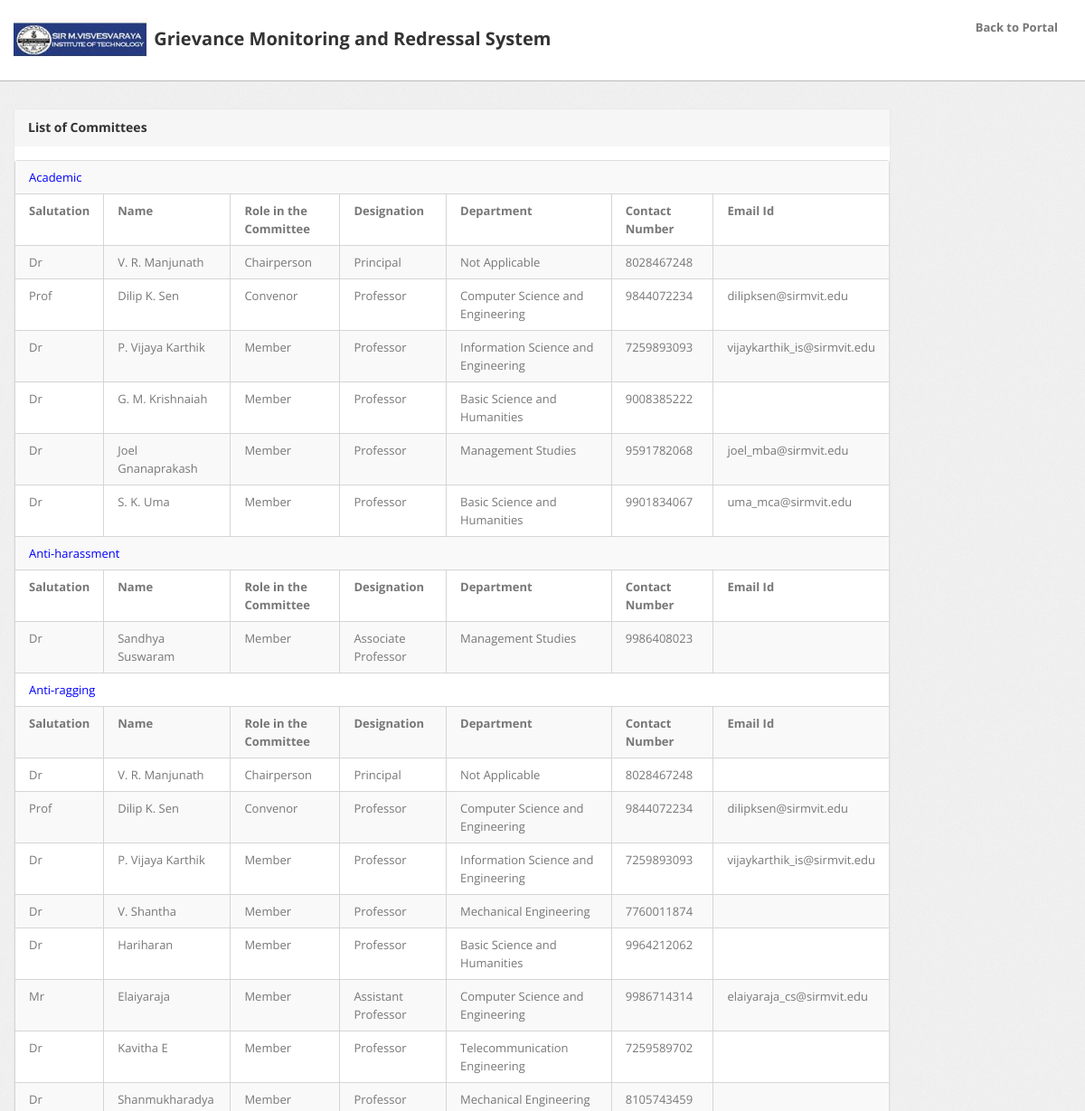
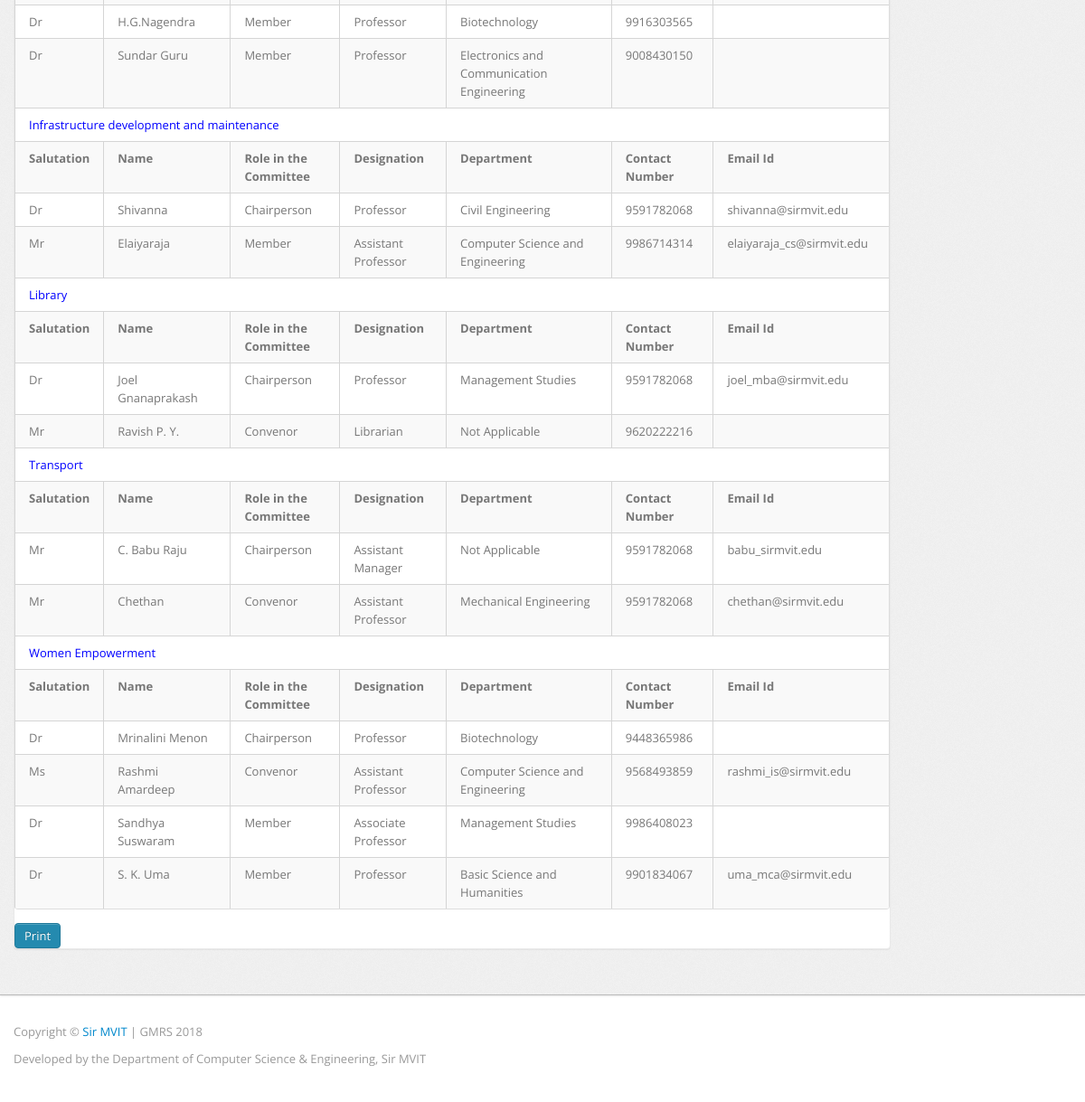
Page /committee-list/index.php on the earlier database version (2 pictures, top to bottom).
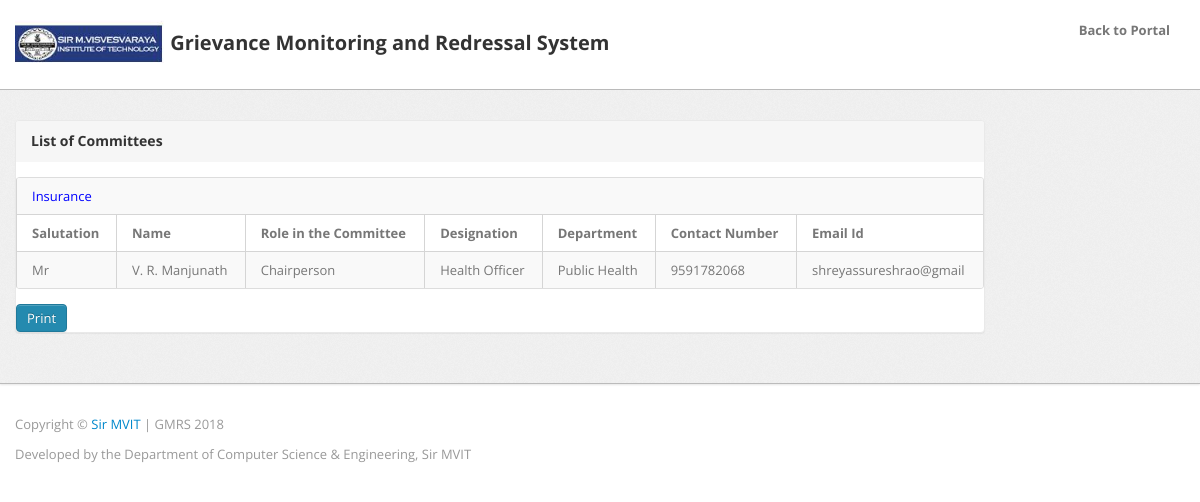
Same page on the later database version.
### tables this page shows
CREATE TABLE `committee` (
  `id` int(11) NOT NULL,
  `committeeName` varchar(255) NOT NULL,
  `committeeDescription` tinytext NOT NULL,
  `loginName` varchar(255) NOT NULL,
  `password` varchar(255) NOT NULL,
  `email` varchar(255) DEFAULT NULL,
  `mobile` bigint(11) DEFAULT NULL,
  `postingDate` timestamp NOT NULL DEFAULT current_timestamp(),
  `updationDate` varchar(255) NOT NULL
);

CREATE TABLE `member` (
  `id` int(11) NOT NULL,
  `salutation` varchar(10) NOT NULL DEFAULT 'Prof.',
  `name` varchar(255) NOT NULL,
  `designation` varchar(255) NOT NULL,
  `department` varchar(255) NOT NULL,
  `contactNo` bigint(11) NOT NULL,
  `emailId` varchar(255) NOT NULL,
  `url` varchar(255) NOT NULL,
  `postingDate` timestamp NOT NULL DEFAULT current_timestamp(),
  `updationDate` varchar(255) NOT NULL
);

### committee-list/index.php (the view, shortened to what this page needs)
<?php
include('include/config.php');
?>
<!DOCTYPE html>
<html lang="en">
<head>
	<link type="text/css" href="bootstrap/css/bootstrap.min.css" rel="stylesheet">
	<link type="text/css" href="bootstrap/css/bootstrap-responsive.min.css" rel="stylesheet">
	<link type="text/css" href="css/theme.css" rel="stylesheet">
	<link type="text/css" href="images/icons/css/font-awesome.css" rel="stylesheet">
</head>
<body>
<?php include('include/header.php');?>
	<div class="wrapper">
		<div class="container">
			<div class="row">
			<div class="span10">
					<div class="content">
	<div id="report">
	<div class="module">
							<div class="module-head">
								<h3>List of Committees
								 </h3>
							</div>
							<div class="module-body table">
								<table cellpadding="0" cellspacing="0" border="0" class="datatable-1 table table-bordered table-striped	 display" >
<tbody>
<?php
$query=mysqli_query($bd,"SELECT c.committeeName, m.salutation,m.name,cm.role, m.designation,m.department,m.contactNo,m.emailId FROM committee c, member m, `committee-member-mapping` cm WHERE c.id=cm.committeeId and cm.memberId=m.id ORDER BY c.committeeName, cm.role ASC");
$previousCommitteeName='OLD';
while($row=mysqli_fetch_array($query))
{
	$currentCommitteeName = $row['committeeName'];
	if($currentCommitteeName != $previousCommitteeName)
	{
?>
										<tr>
											<td colspan="7" style="color:blue"><?php echo htmlentities($currentCommitteeName); ?></td>
										</tr>
										<tr>
											<th>Salutation</th>
											<th>Name</th>
											<th>Role in the Committee</th>
											<th>Designation</th>
											<th>Department</th>
											<th>Contact Number</th>
											<th>Email Id</th>
											</tr>
										<tr>
											<td><?php echo htmlentities($row['salutation']);?></td>
											<td><?php echo htmlentities($row['name']);?></td>
											<td><?php echo htmlentities($row['role']);?></td>
											<td><?php echo htmlentities($row['designation']);?></td>
											<td><?php echo htmlentities($row['department']);?></td>
											<td><?php echo htmlentities($row['contactNo']);?></td>
											<td><?php echo htmlentities($row['emailId']);?></td>
											</tr>
										<?php  $previousCommitteeName = $row['committeeName']; }
										else { ?>
										<tr>
											<td><?php echo htmlentities($row['salutation']);?></td>
											<td><?php echo htmlentities($row['name']);?></td>
											<td><?php echo htmlentities($row['role']);?></td>
											<td><?php echo htmlentities($row['designation']);?></td>
											<td><?php echo htmlentities($row['department']);?></td>
											<td><?php echo htmlentities($row['contactNo']);?></td>
											<td><?php echo htmlentities($row['emailId']);?></td>
											</tr>
										<?php } ?>
										<?php } ?>
										</tbody>
								</table>
							</div>
							<button type="button" id="generateReportAsPDF" name="generateReportAsPDF" class="btn btn-primary" onClick="openPopUp();">Print</button>
						</div>
</div>
					</div>
				</div>
			</div>
		</div>
	</div>
	<?php include('include/footer.php');?>
</body>

Differences in the rows shown:
removed committee-member-mapping: committeeId.committeeName "Academic", memberId.salutation "Dr", memberId.name "V. R. Manjunath", role "Chairperson", memberId.designation "Principal", memberId.department "Not Applicable", memberId.contactNo "8028467248"
removed committee-member-mapping: memberId.salutation "Prof", memberId.name "Dilip K. Sen", role "Convenor", memberId.designation "Professor", memberId.department "Computer Science and Engineering", memberId.contactNo "9844072234", memberId.emailId "dilipksen@sirmvit.edu"
removed committee-member-mapping: memberId.salutation "Dr", memberId.name "P. Vijaya Karthik", role "Member", memberId.designation "Professor", memberId.department "Information Science and Engineering", memberId.contactNo "7259893093", memberId.emailId "vijaykarthik_is@sirmvit.edu"
removed committee-member-mapping: memberId.salutation "Dr", memberId.name "G. M. Krishnaiah", role "Member", memberId.designation "Professor", memberId.department "Basic Science and Humanities", memberId.contactNo "9008385222"
removed committee-member-mapping: memberId.salutation "Dr", memberId.name "Joel Gnanaprakash", role "Member", memberId.designation "Professor", memberId.department "Management Studies", memberId.contactNo "9591782068", memberId.emailId "joel_mba@sirmvit.edu"
removed committee-member-mapping: memberId.salutation "Dr", memberId.name "S. K. Uma", role "Member", memberId.designation "Professor", memberId.department "Basic Science and Humanities", memberId.contactNo "9901834067", memberId.emailId "uma_mca@sirmvit.edu"
removed committee-member-mapping: committeeId.committeeName "Anti-harassment", memberId.salutation "Dr", memberId.name "Sandhya Suswaram", role "Member", memberId.designation "Associate Professor", memberId.department "Management Studies", memberId.contactNo "9986408023"
removed committee-member-mapping: committeeId.committeeName "Anti-ragging", memberId.salutation "Dr", memberId.name "V. R. Manjunath", role "Chairperson", memberId.designation "Principal", memberId.department "Not Applicable", memberId.contactNo "8028467248"
removed committee-member-mapping: memberId.salutation "Prof", memberId.name "Dilip K. Sen", role "Convenor", memberId.designation "Professor", memberId.department "Computer Science and Engineering", memberId.contactNo "9844072234", memberId.emailId "dilipksen@sirmvit.edu"
removed committee-member-mapping: memberId.salutation "Dr", memberId.name "P. Vijaya Karthik", role "Member", memberId.designation "Professor", memberId.department "Information Science and Engineering", memberId.contactNo "7259893093", memberId.emailId "vijaykarthik_is@sirmvit.edu"
removed committee-member-mapping: memberId.salutation "Dr", memberId.name "V. Shantha", role "Member", memberId.designation "Professor", memberId.department "Mechanical Engineering", memberId.contactNo "7760011874"
removed committee-member-mapping: memberId.salutation "Dr", memberId.name "Hariharan", role "Member", memberId.designation "Professor", memberId.department "Basic Science and Humanities", memberId.contactNo "9964212062"
removed committee-member-mapping: memberId.salutation "Mr", memberId.name "Elaiyaraja", role "Member", memberId.designation "Assistant Professor", memberId.department "Computer Science and Engineering", memberId.contactNo "9986714314", memberId.emailId "elaiyaraja_cs@sirmvit.edu"
removed committee-member-mapping: memberId.salutation "Dr", memberId.name "Kavitha E", role "Member", memberId.designation "Professor", memberId.department "Telecommunication Engineering", memberId.contactNo "7259589702"
removed committee-member-mapping: memberId.salutation "Dr", memberId.name "Shanmukharadya", role "Member", memberId.designation "Professor", memberId.department "Mechanical Engineering", memberId.contactNo "8105743459"
removed committee-member-mapping: memberId.salutation "Dr", memberId.name "H.G.Nagendra", role "Member", memberId.designation "Professor", memberId.department "Biotechnology", memberId.contactNo "9916303565"
removed committee-member-mapping: memberId.salutation "Dr", memberId.name "Sundar Guru", role "Member", memberId.designation "Professor", memberId.department "Electronics and Communication Engineering", memberId.contactNo "9008430150"
removed committee-member-mapping: committeeId.committeeName "Infrastructure development and maintenance", memberId.salutation "Dr", memberId.name "Shivanna", role "Chairperson", memberId.designation "Professor", memberId.department "Civil Engineering", memberId.contactNo "9591782068", memberId.emailId "shivanna@sirmvit.edu"
removed committee-member-mapping: memberId.salutation "Mr", memberId.name "Elaiyaraja", role "Member", memberId.designation "Assistant Professor", memberId.department "Computer Science and Engineering", memberId.contactNo "9986714314", memberId.emailId "elaiyaraja_cs@sirmvit.edu"
removed committee-member-mapping: committeeId.committeeName "Library", memberId.salutation "Dr", memberId.name "Joel Gnanaprakash", role "Chairperson", memberId.designation "Professor", memberId.department "Management Studies", memberId.contactNo "9591782068", memberId.emailId "joel_mba@sirmvit.edu"
removed committee-member-mapping: memberId.salutation "Mr", memberId.name "Ravish P. Y.", role "Convenor", memberId.designation "Librarian", memberId.department "Not Applicable", memberId.contactNo "9620222216"
removed committee-member-mapping: committeeId.committeeName "Transport", memberId.salutation "Mr", memberId.name "C. Babu Raju", role "Chairperson", memberId.designation "Assistant Manager", memberId.department "Not Applicable", memberId.contactNo "9591782068", memberId.emailId "babu_sirmvit.edu"
removed committee-member-mapping: memberId.salutation "Mr", memberId.name "Chethan", role "Convenor", memberId.designation "Assistant Professor", memberId.department "Mechanical Engineering", memberId.contactNo "9591782068", memberId.emailId "chethan@sirmvit.edu"
removed committee-member-mapping: committeeId.committeeName "Women Empowerment", memberId.salutation "Dr", memberId.name "Mrinalini Menon", role "Chairperson", memberId.designation "Professor", memberId.department "Biotechnology", memberId.contactNo "9448365986"
removed committee-member-mapping: memberId.salutation "Ms", memberId.name "Rashmi Amardeep", role "Convenor", memberId.designation "Assistant Professor", memberId.department "Computer Science and Engineering", memberId.contactNo "9568493859", memberId.emailId "rashmi_is@sirmvit.edu"
removed committee-member-mapping: memberId.salutation "Dr", memberId.name "Sandhya Suswaram", role "Member", memberId.designation "Associate Professor", memberId.department "Management Studies", memberId.contactNo "9986408023"
removed committee-member-mapping: memberId.salutation "Dr", memberId.name "S. K. Uma", role "Member", memberId.designation "Professor", memberId.department "Basic Science and Humanities", memberId.contactNo "9901834067", memberId.emailId "uma_mca@sirmvit.edu"
now on this page (row edited): committee-member-mapping: committeeId.committeeName "Insurance", memberId.salutation "Mr", memberId.name "V. R. Manjunath", role "Chairperson", memberId.designation "Health Officer", memberId.department "Public Health", memberId.contactNo "9591782068", memberId.emailId "shreyassureshrao@gmail"
